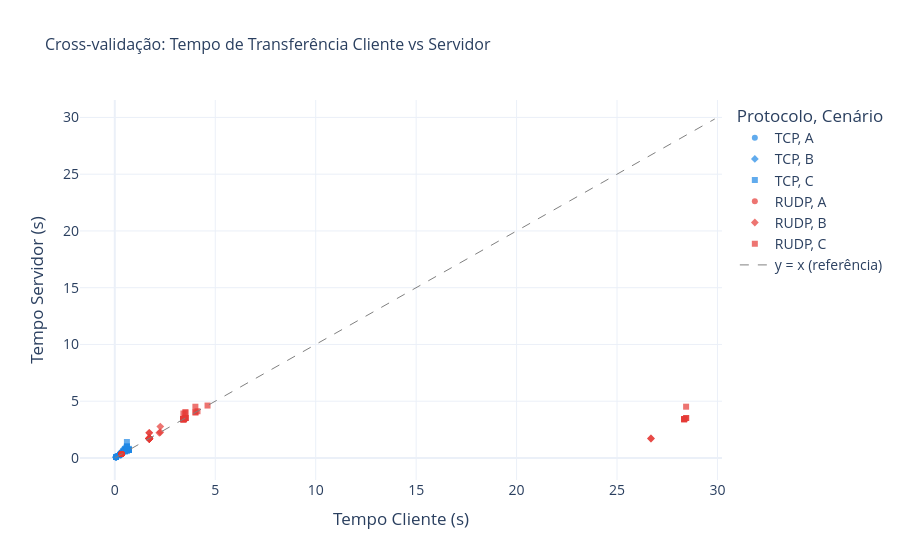

The notebook cell this image was saved under:
### Markdown cell above
## Figura 4 — Cross-validação: Tempo Cliente vs Servidor

Cada ponto é uma transferência individual. Pontos próximos à linha `y = x` indicam que cliente e servidor mediram durações equivalentes — validando a consistência dos logs. Desvios expressivos indicariam divergência entre as perspectivas (ex.: transferência parcial não detectada pelo checksum).

### Code cell
fig4 = px.scatter(
    merged,
    x='transfer_time_s_cli', y='transfer_time_s_srv',
    color='mode_cli', symbol='scenario_cli',
    title='Cross-validação: Tempo de Transferência Cliente vs Servidor',
    labels={
        'transfer_time_s_cli': 'Tempo Cliente (s)',
        'transfer_time_s_srv': 'Tempo Servidor (s)',
        'mode_cli':            'Protocolo',
        'scenario_cli':        'Cenário',
    },
    color_discrete_map=COLORS,
    opacity=0.7,
)
max_val = max(
    merged['transfer_time_s_cli'].max(),
    merged['transfer_time_s_srv'].max(),
) * 1.05
fig4.add_trace(go.Scatter(
    x=[0, max_val], y=[0, max_val],
    mode='lines',
    line=dict(dash='dash', color='gray', width=1),
    name='y = x (referência)',
))
fig4.update_layout(
    template='plotly_white',
    font=dict(size=14),
    title_font_size=16,
)
fig4.show()

### Figure 1 — Plotly figure (JSON) as saved in the notebook; plotly's stock layout.template omitted (floating-point values rounded to 4 significant figures)
{"data": [{"hovertemplate": "Protocolo=TCP<br>Cenário=A<br>Tempo Cliente (s)=%{x}<br>Tempo Servidor (s)=%{y}<extra></extra>", "legendgroup": "TCP, A", "marker": {"color": "#1E88E5", "opacity": 0.7, "symbol": "circle"}, "mode": "markers", "name": "TCP, A", "orientation": "v", "showlegend": true, "type": "scatter", "x": [0.06257, 0.06202, 0.05238, 0.05203, 0.06212, 0.07247, 0.06293, 0.06168, 0.06256, 0.05251, 0.06216, 0.06202, 0.05261, 0.05292, 0.05189, 0.06219, 0.0523, 0.06195, 0.05231, 0.05325, 0.06262, 0.06212, 0.08224, 0.05223, 0.06252, 0.06361, 0.07257, 0.06289, 0.09238, 0.06235], "xaxis": "x", "y": [0.07261, 0.1023, 0.08337, 0.06231, 0.07234, 0.09339, 0.09245, 0.06192, 0.08331, 0.1025, 0.09287, 0.07208, 0.08336, 0.06345, 0.07255, 0.09258, 0.08225, 0.112, 0.06268, 0.06416, 0.07235, 0.0823, 0.1428, 0.1021, 0.07227, 0.07248, 0.1028, 0.07306, 0.1531, 0.06326], "yaxis": "y"}, {"hovertemplate": "Protocolo=TCP<br>Cenário=B<br>Tempo Cliente (s)=%{x}<br>Tempo Servidor (s)=%{y}<extra></extra>", "legendgroup": "TCP, B", "marker": {"color": "#1E88E5", "opacity": 0.7, "symbol": "diamond"}, "mode": "markers", "name": "TCP, B", "orientation": "v", "showlegend": true, "type": "scatter", "x": [0.4024, 0.302, 0.3528, 0.5026, 0.3022, 0.3524, 0.2517, 0.3024, 0.2521, 0.3023, 0.3021, 0.352, 0.4525, 0.3023, 0.3024, 0.252, 0.252, 0.2524, 0.2525, 0.3031, 0.3021, 0.2525, 0.3021, 0.2523, 0.2521, 0.303, 0.3028, 0.3035, 0.3527, 0.2518], "xaxis": "x", "y": [0.6032, 0.3036, 0.3548, 0.6533, 0.4023, 0.4525, 0.3436, 0.3524, 0.3521, 0.3528, 0.3525, 0.502, 0.8032, 0.3038, 0.3524, 0.3521, 0.3519, 0.3524, 0.3537, 0.3556, 0.3522, 0.3033, 0.3531, 0.3025, 0.3025, 0.3051, 0.5033, 0.3057, 0.3546, 0.343], "yaxis": "y"}, {"hovertemplate": "Protocolo=TCP<br>Cenário=C<br>Tempo Cliente (s)=%{x}<br>Tempo Servidor (s)=%{y}<extra></extra>", "legendgroup": "TCP, C", "marker": {"color": "#1E88E5", "opacity": 0.7, "symbol": "square"}, "mode": "markers", "name": "TCP, C", "orientation": "v", "showlegend": true, "type": "scatter", "x": [0.5022, 0.6032, 0.6031, 0.6025, 0.503, 0.6032, 0.6027, 0.6037, 0.5025, 0.6039, 0.6024, 0.7025, 0.7026, 0.6026, 0.7029, 0.6027, 0.5034, 0.6025, 0.6026, 0.5019, 0.5032, 0.643, 0.6026, 0.7032, 0.7024, 0.6032, 0.6029, 0.6032, 0.6026, 0.5024], "xaxis": "x", "y": [0.6024, 0.7031, 0.8023, 1.004, 0.6027, 0.703, 0.702, 0.7027, 0.803, 0.7032, 1.404, 0.704, 0.7045, 1.003, 0.705, 0.7033, 0.703, 0.7024, 0.7026, 0.6021, 0.6028, 0.743, 0.6047, 0.7048, 0.8027, 0.7034, 0.803, 1.003, 0.7025, 0.6031], "yaxis": "y"}, {"hovertemplate": "Protocolo=RUDP<br>Cenário=A<br>Tempo Cliente (s)=%{x}<br>Tempo Servidor (s)=%{y}<extra></extra>", "legendgroup": "RUDP, A", "marker": {"color": "#E53935", "opacity": 0.7, "symbol": "circle"}, "mode": "markers", "name": "RUDP, A", "orientation": "v", "showlegend": true, "type": "scatter", "x": [0.3414, 0.3419, 0.3429, 0.3427, 0.3409, 0.3416, 0.3413, 0.3415, 0.3409, 0.3409, 0.3409, 0.3424, 0.3401, 0.3418, 0.3403, 0.3414, 0.3414, 0.3404, 0.3412, 0.3413, 0.3417, 0.3407, 0.3395, 0.3405, 0.3409, 0.3428, 0.3473, 0.3436, 0.3448, 0.3384], "xaxis": "x", "y": [0.3417, 0.342, 0.3432, 0.3435, 0.3414, 0.3421, 0.3417, 0.3422, 0.3413, 0.3417, 0.3413, 0.3435, 0.3408, 0.3424, 0.3411, 0.3419, 0.3419, 0.3407, 0.3414, 0.3419, 0.3418, 0.3413, 0.3396, 0.3411, 0.3414, 0.3431, 0.3473, 0.3443, 0.3454, 0.3388], "yaxis": "y"}, {"hovertemplate": "Protocolo=RUDP<br>Cenário=B<br>Tempo Cliente (s)=%{x}<br>Tempo Servidor (s)=%{y}<extra></extra>", "legendgroup": "RUDP, B", "marker": {"color": "#E53935", "opacity": 0.7, "symbol": "diamond"}, "mode": "markers", "name": "RUDP, B", "orientation": "v", "showlegend": true, "type": "scatter", "x": [1.714, 1.714, 1.715, 1.715, 2.265, 1.713, 1.715, 1.713, 1.714, 26.69, 1.714, 2.214, 1.715, 1.714, 1.715, 2.265, 1.713, 1.714, 1.714, 1.713, 1.714, 1.714, 1.714, 1.715, 1.714, 1.716, 1.717, 1.715, 26.69, 1.715], "xaxis": "x", "y": [1.714, 1.715, 1.715, 1.715, 2.765, 1.713, 1.715, 1.714, 2.215, 1.715, 1.714, 2.215, 1.715, 1.714, 1.715, 2.265, 1.713, 1.714, 1.714, 1.714, 1.715, 1.714, 1.715, 1.716, 1.715, 2.217, 1.718, 1.716, 1.716, 1.716], "yaxis": "y"}, {"hovertemplate": "Protocolo=RUDP<br>Cenário=C<br>Tempo Cliente (s)=%{x}<br>Tempo Servidor (s)=%{y}<extra></extra>", "legendgroup": "RUDP, C", "marker": {"color": "#E53935", "opacity": 0.7, "symbol": "square"}, "mode": "markers", "name": "RUDP, C", "orientation": "v", "showlegend": true, "type": "scatter", "x": [3.515, 28.44, 3.516, 4.616, 3.514, 3.515, 28.44, 3.415, 28.44, 4.015, 3.516, 3.414, 28.34, 3.415, 4.012, 4.016, 3.416, 3.514, 3.415, 3.415, 3.415, 28.34, 3.414, 3.415, 4.117, 28.35, 3.418, 3.517, 28.34, 3.415], "xaxis": "x", "y": [4.015, 3.517, 3.516, 4.617, 3.515, 3.515, 4.517, 3.415, 3.517, 4.015, 4.017, 3.415, 3.417, 3.416, 4.513, 4.017, 3.416, 3.515, 3.415, 3.415, 3.415, 3.415, 3.414, 3.916, 4.117, 3.415, 3.419, 3.517, 3.416, 3.415], "yaxis": "y"}, {"line": {"color": "gray", "dash": "dash", "width": 1}, "mode": "lines", "name": "y = x (referência)", "type": "scatter", "x": [0, 29.86], "y": [0, 29.86]}], "layout": {"font": {"size": 14}, "legend": {"title": {"text": "Protocolo, Cenário"}, "tracegroupgap": 0}, "title": {"font": {"size": 16}, "text": "Cross-validação: Tempo de Transferência Cliente vs Servidor"}, "xaxis": {"anchor": "y", "domain": [0, 1], "title": {"text": "Tempo Cliente (s)"}}, "yaxis": {"anchor": "x", "domain": [0, 1], "title": {"text": "Tempo Servidor (s)"}}}}
